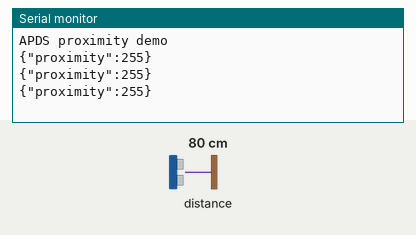
Recording of a sketch running on a simulated Arduino Nano 33 BLE. On the bench: the last lines printed to the serial monitor. The test bench sets the inputs (shaded band); at power-on: distance to the obstacle 80 cm.

Above: at 2.2 s.
2.3 s: distance to the obstacle set to 2 cm
At 2.9 s:
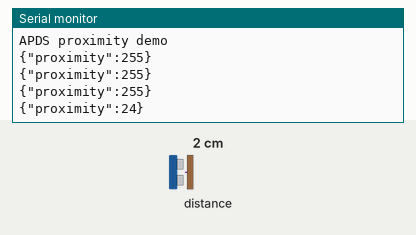
3.8 s: distance to the obstacle set to 4 cm
At 4.4 s:
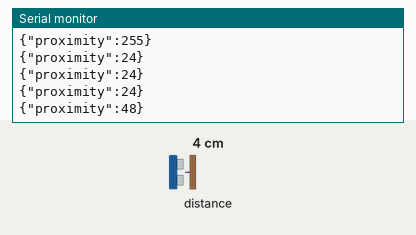
Timing chart, 0 to 6.8 s (numbered marks = the images above; inputs shaded):
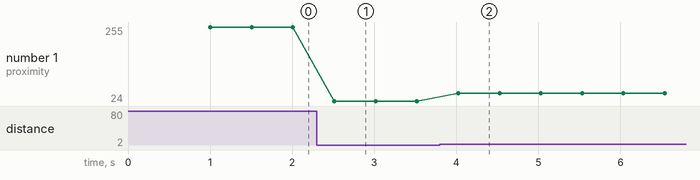

The sketch:

ble-sense-proximity.ino
```cpp
#include <Arduino_APDS9960.h>
void setup(){
  Serial.begin(115200);
  delay(1000);
  if (!APDS.begin()) { Serial.println("{\"error\":\"APDS init failed\"}");
  while(1){} }
  Serial.println("APDS proximity demo");
}
void loop(){
  if (APDS.proximityAvailable()) {
    int p = APDS.readProximity();     // 0(far) .. 255(very close/saturated)
    Serial.print("{\"proximity\":"); Serial.print(p); Serial.println("}");
  }
  delay(500); // don't hammer it
}
```

Measured:
- after the input at 2.3 s, the serial monitor: prints a new line after 0.21 s (image 1)
- after the input at 3.8 s, the serial monitor: prints a new line after 0.22 s (image 2)
- plotted number 1: 255 → 24 after the input at 2.3 s, 24 → 48 after the input at 3.8 s
